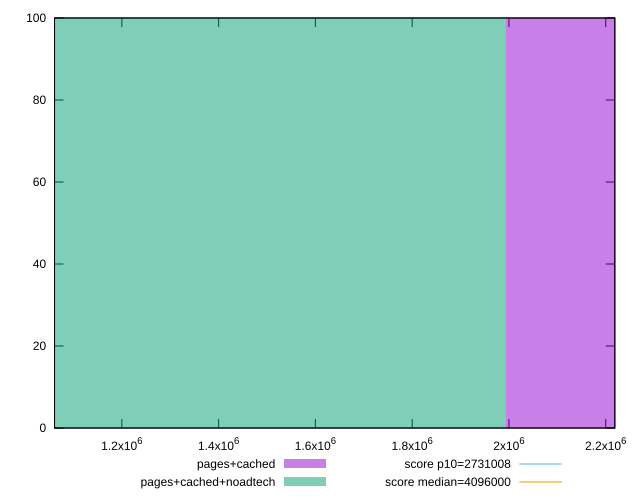

Source code (gnuplot):
reset

$pagesCached <<EOF
2657328.193225513 100
EOF

$pagesCachedNoadtech <<EOF
1328664.0966127566 100
EOF

set key outside below
set boxwidth 1328664.0966127566
set xrange [1060906:2218797]
set yrange [0:100]
set trange [0:100]
set style fill transparent solid 0.5 noborder

set parametric
set terminal svg size 640, 500 enhanced background rgb 'white'
set output "report_00017_2021-02-10T15-08-03.406Z/total-byte-weight/comparison/histogram/1_vs_2.svg"

plot $pagesCached title "pages+cached" with boxes, \
     $pagesCachedNoadtech title "pages+cached+noadtech" with boxes, \
     2731008,t title "score p10=2731008", \
     4096000,t title "score median=4096000"

reset
